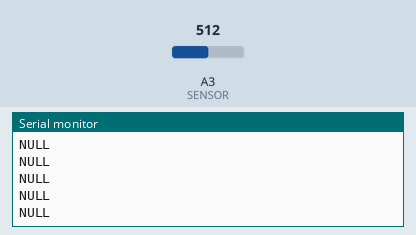
Recording of a sketch running on a simulated Arduino Uno, built with avr-gcc and run on an emulated ATmega328P. Shown: the last lines printed to the serial monitor. The test bench sets the inputs (shaded band); at power-on: A3 (SENSOR) = 512.

Above: at 1.2 s.
1.3 s: A3 (SENSOR) set to 488
At 2.4 s:
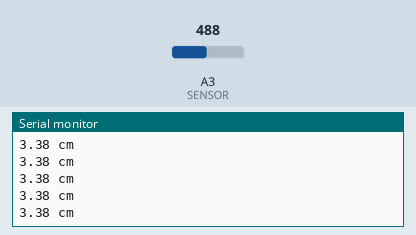
3.2 s: A3 (SENSOR) set to 510
At 4.3 s:
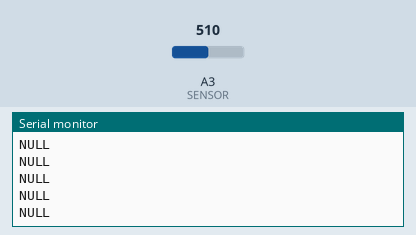
6.2 s: A3 (SENSOR) set to 490
At 7.2 s:
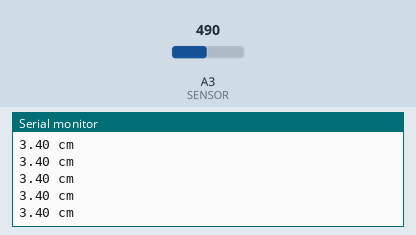

The sketch:

physics_pbl_analog.ino
```cpp
int SENSOR = A3; // define the Hall magnetic sensor interface
float val; // define numeric variable val
float rval;

void setup ()
{
   Serial.begin(9600);
   pinMode (SENSOR, INPUT);  // define the Hall magnetic sensor line as input
}

void loop ()
{
   val = analogRead (SENSOR); // read analog data from sensor
   if(val>500)
    {
      Serial.println("NULL");
    }
   else
   {
     rval = ((val/100)-1.5);
     Serial.print(rval);
     Serial.print(" cm");
     Serial.println();
   }
}
```

Measured:
- the behaviour switches between 501 and 500 on A3 (SENSOR) (found by bisection; images 0 and 1)
- after the input at 1.3 s, the serial monitor: prints a new line after 0.07 s (image 1)
- after the input at 6.2 s, the serial monitor: prints a new line after 0.07 s (image 3)
